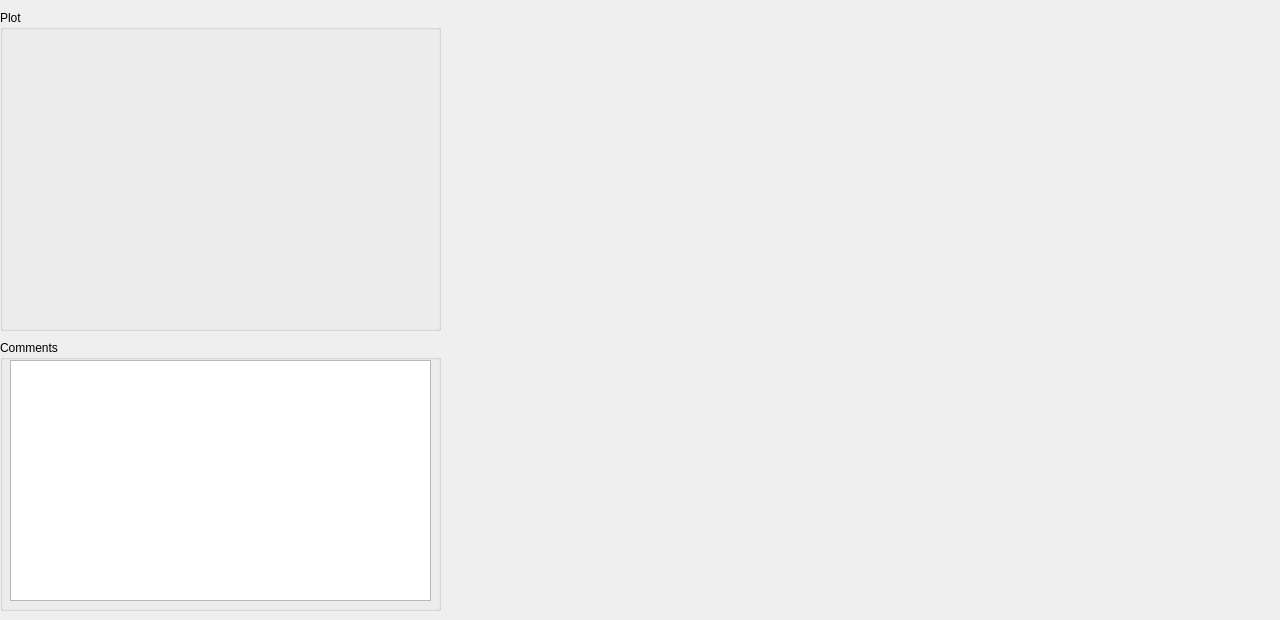
    <widget class="QWidget" name="tab">
     <attribute name="title">
      <string>3D_Result_Display</string>
     </attribute>
     <widget class="QVTKWidget" name="qvtkWidget">
      <property name="geometry">
       <rect>
        <x>450</x>
        <y>0</y>
        <width>821</width>
        <height>611</height>
       </rect>
      </property>
     </widget>
     <widget class="QGroupBox" name="groupBox_4">
      <property name="geometry">
       <rect>
        <x>0</x>
        <y>10</y>
        <width>441</width>
        <height>321</height>
       </rect>
      </property>
      <property name="title">
       <string>Plot</string>
      </property>
      <widget class="QVTKWidget" name="qvtkWidget_graph">
       <property name="geometry">
        <rect>
         <x>10</x>
         <y>20</y>
         <width>421</width>
         <height>291</height>
        </rect>
       </property>
      </widget>
     </widget>
     <widget class="QGroupBox" name="groupBox_5">
      <property name="geometry">
       <rect>
        <x>0</x>
        <y>340</y>
        <width>441</width>
        <height>271</height>
       </rect>
      </property>
      <property name="title">
       <string>Comments</string>
      </property>
      <widget class="QTextEdit" name="textEdit">
       <property name="geometry">
        <rect>
         <x>10</x>
         <y>20</y>
         <width>421</width>
         <height>241</height>
        </rect>
       </property>
      </widget>
     </widget>
    </widget>
